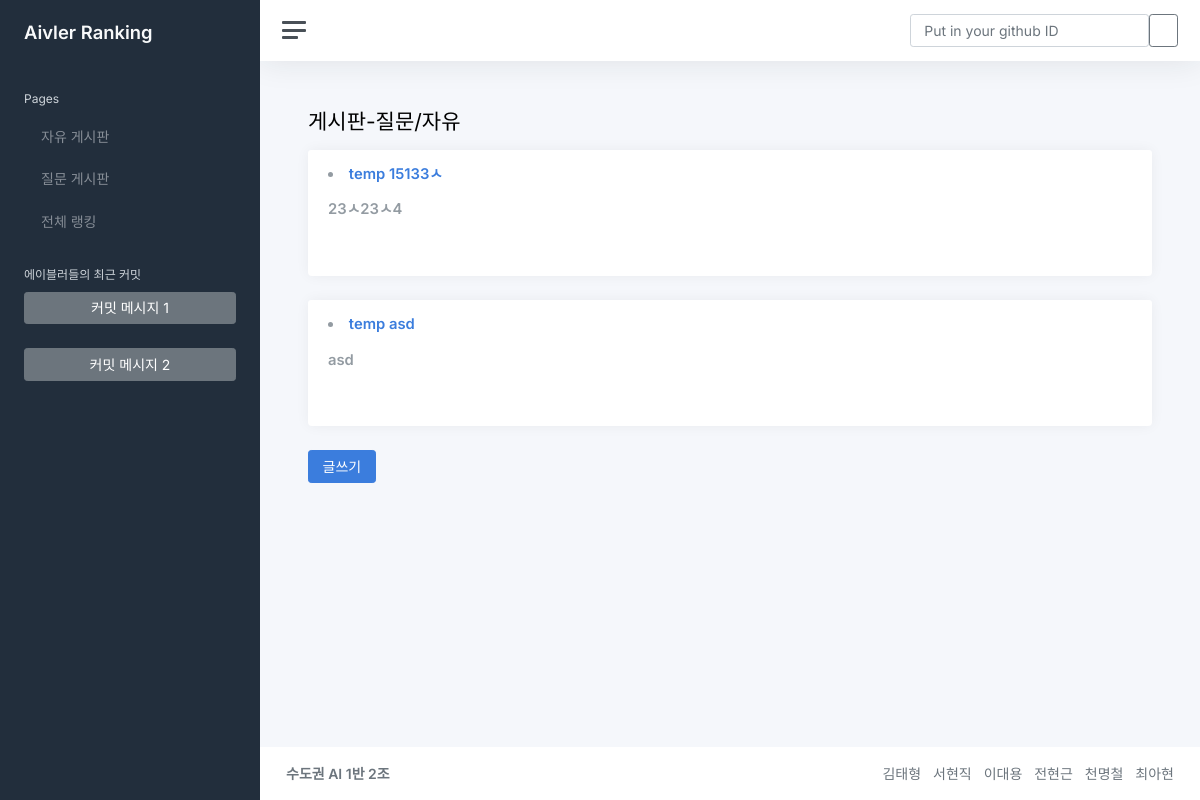
The page /free/ on the database as committed earlier.
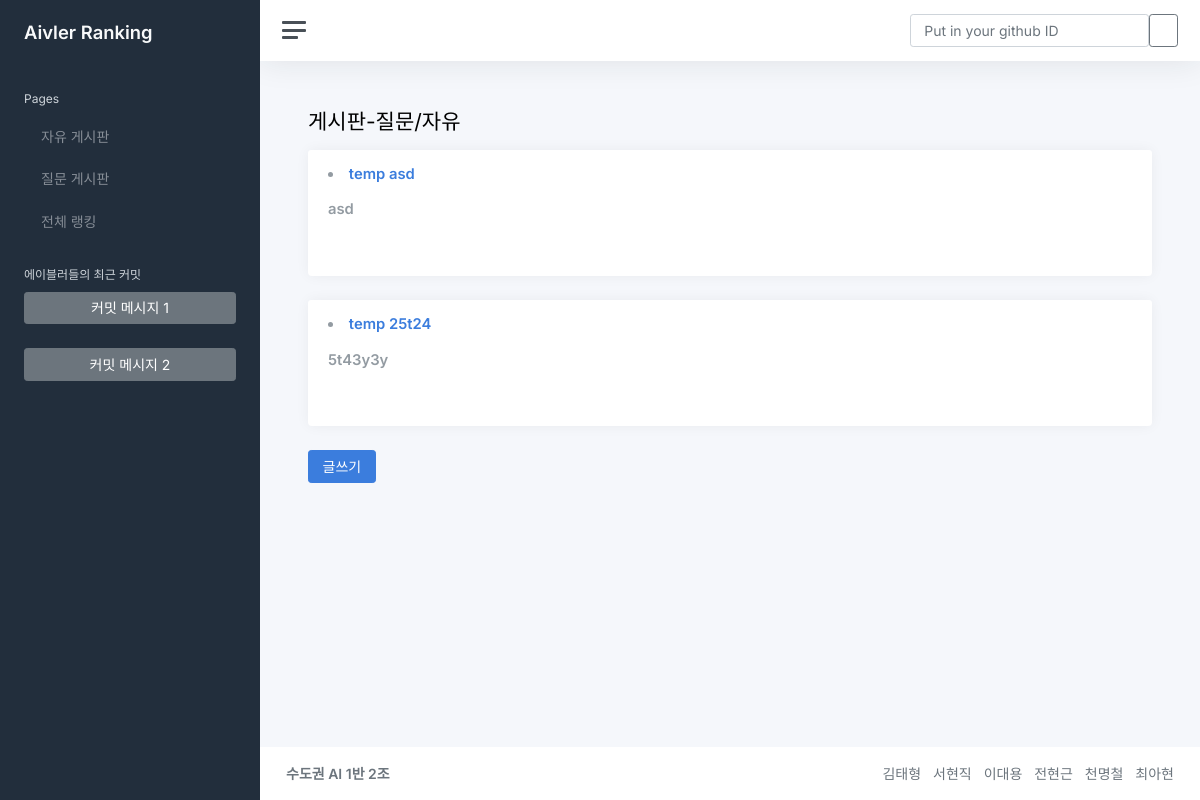
The same page on the database as committed later.
### bbs/models.py (models this page shows)
class Post(models.Model):
    postname = models.CharField(max_length=50)
    contents = models.TextField()

### bbs/views.py (the view)
# urls.py: path('', views.free, name= 'free'),
def free(request):
    postlist = Post.objects.all()
    return render(request, 'bbs/free.html', {'postlist':postlist})

### bbs/templates/bbs/free.html
{% extends "base.html" %}
{% block content %}
<h1 class="h3 mb-3">게시판-질문/자유</h1>
{%for list in postlist%}
<div class="row">
    <div class="col-12">
        <div class="card">
            <div class="card-header">
                <h5 class="card-title mb-0">
                    <li><a href="{{list.pk}}/">temp {{list.postname}}</a></li>
                    <br>{{list.contents}}
                </h5>
            </div>
            <div class="card-body">
            </div>
        </div>
    </div>
</div>
{% endfor %}
<a class="btn btn-primary" href="new_post/" role="button">글쓰기</a>
{% endblock %}

Rows that differ between the two databases and show on the page:
removed Post: postname "15133ㅅ", contents "23ㅅ23ㅅ4"
added Post: postname "25t24", contents "5t43y3y"
